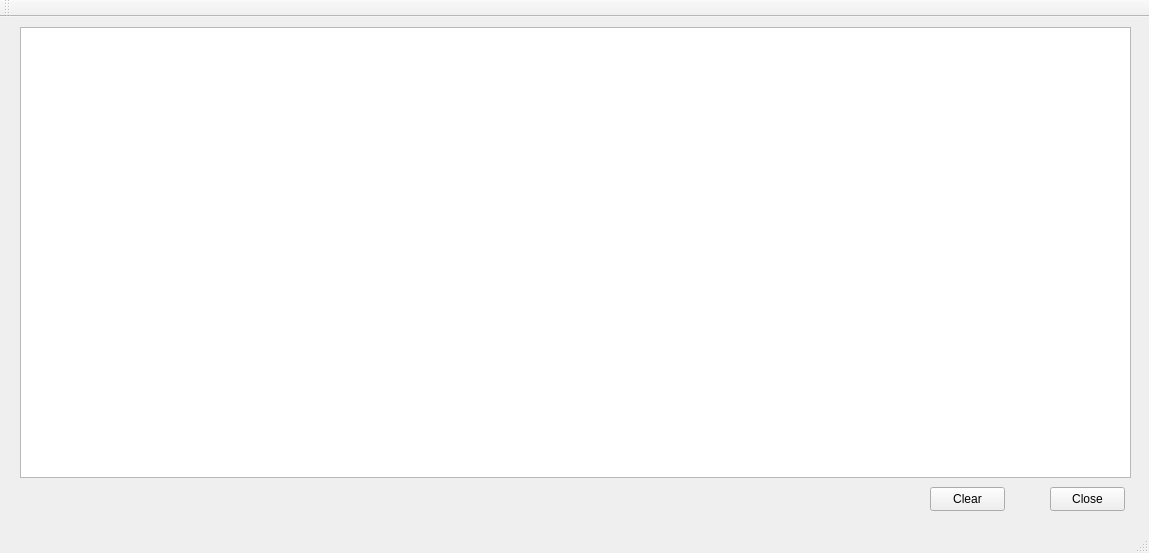
<?xml version="1.0" encoding="UTF-8"?>
<ui version="4.0">
 <class>warningTableClassClass</class>
 <widget class="QMainWindow" name="warningTableClassClass">
  <property name="geometry">
   <rect>
    <x>0</x>
    <y>0</y>
    <width>1149</width>
    <height>553</height>
   </rect>
  </property>
  <property name="windowTitle">
   <string>warningTableClass</string>
  </property>
  <widget class="QWidget" name="centralWidget">
   <widget class="QTableView" name="tableView">
    <property name="geometry">
     <rect>
      <x>20</x>
      <y>10</y>
      <width>1111</width>
      <height>451</height>
     </rect>
    </property>
   </widget>
   <widget class="QPushButton" name="closeButton">
    <property name="geometry">
     <rect>
      <x>1050</x>
      <y>470</y>
      <width>75</width>
      <height>24</height>
     </rect>
    </property>
    <property name="text">
     <string>Close</string>
    </property>
   </widget>
   <widget class="QPushButton" name="clearButton">
    <property name="geometry">
     <rect>
      <x>930</x>
      <y>470</y>
      <width>75</width>
      <height>24</height>
     </rect>
    </property>
    <property name="text">
     <string>Clear</string>
    </property>
    <property name="checkable">
     <bool>false</bool>
    </property>
    <property name="autoRepeat">
     <bool>false</bool>
    </property>
    <property name="default">
     <bool>false</bool>
    </property>
    <property name="flat">
     <bool>false</bool>
    </property>
   </widget>
  </widget>
  <widget class="QMenuBar" name="menuBar">
   <property name="geometry">
    <rect>
     <x>0</x>
     <y>0</y>
     <width>1149</width>
     <height>22</height>
    </rect>
   </property>
  </widget>
  <widget class="QToolBar" name="mainToolBar">
   <attribute name="toolBarArea">
    <enum>TopToolBarArea</enum>
   </attribute>
   <attribute name="toolBarBreak">
    <bool>false</bool>
   </attribute>
  </widget>
  <widget class="QStatusBar" name="statusBar"/>
 </widget>
 <layoutdefault spacing="6" margin="11"/>
 <resources/>
 <connections/>
</ui>
